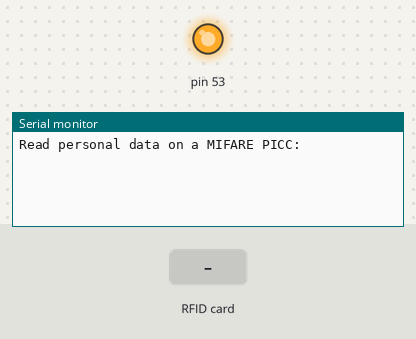
The sketch below on a simulated Arduino Mega 2560, built with avr-gcc and run on an emulated ATmega2560. On the bench: output pins drawn as LEDs (lit = HIGH), the last lines printed to the serial monitor. Inputs (shaded band) come from the test bench.

Above: at 1.2 s.
1.3 s: RFID card 5E 7A 19 C4 held to the reader
At 1.42 s:
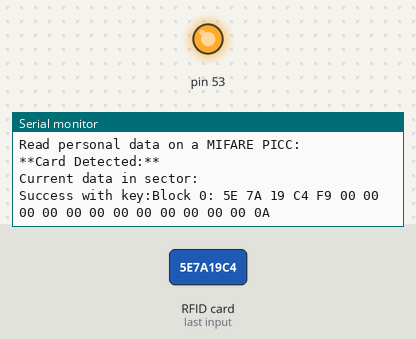
At 2.6 s:
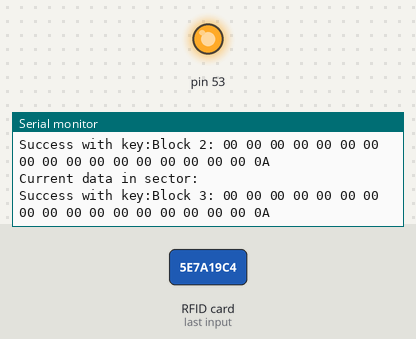

Measured:
- after the input at 1.3 s, the serial monitor: prints a new line at once (image 1)

The sketch:

sector00.ino
```cpp
/*
 * Initial Author: ryand1011 (https://github.com/ryand1011)
 *
 * Reads data written by a program such as "rfid_write_personal_data.ino"
 *
 * See: https://github.com/miguelbalboa/rfid/tree/master/examples/rfid_write_personal_data
 *
 * Uses MIFARE RFID card using RFID-RC522 reader
 * Uses MFRC522 - Library
 * -----------------------------------------------------------------------------------------
 *             MFRC522      Arduino       Arduino   Arduino    Arduino          Arduino
 *             Reader/PCD   Uno/101       Mega      Nano v3    Leonardo/Micro   Pro Micro
 * Signal      Pin          Pin           Pin       Pin        Pin              Pin
 * -----------------------------------------------------------------------------------------
 * RST/Reset   RST          9             5         D9         RESET/ICSP-5     RST
 * SPI SS      SDA(SS)      10            53        D10        10               10
 * SPI MOSI    MOSI         11 / ICSP-4   51        D11        ICSP-4           16
 * SPI MISO    MISO         12 / ICSP-1   50        D12        ICSP-1           14
 * SPI SCK     SCK          13 / ICSP-3   52        D13        ICSP-3           15
 *
 * More pin layouts for other boards can be found here: https://github.com/miguelbalboa/rfid#pin-layout
*/

#include <SPI.h>
#include <MFRC522.h>

#define RST_PIN         22//9           // Configurable, see typical pin layout above
#define SS_PIN          21//10          // Configurable, see typical pin layout above

MFRC522 mfrc522(SS_PIN, RST_PIN);   // Create MFRC522 instance

//*****************************************************************************************//
void setup() {
  Serial.begin(9600);                                           // Initialize serial communications with the PC
  SPI.begin();                                                  // Init SPI bus
  mfrc522.PCD_Init();                                              // Init MFRC522 card
  Serial.println(F("Read personal data on a MIFARE PICC:"));    //shows in serial that it is ready to read
}

/*
 * Helper routine to dump a byte array as hex values to Serial.
 */
void dump_byte_array(byte *buffer, byte bufferSize) {
    for (byte i = 0; i < bufferSize; i++) {
        Serial.print(buffer[i] < 0x10 ? " 0" : " ");
        Serial.print(buffer[i], HEX);
    }
}

//*****************************************************************************************//
void loop() {

  // Prepare key - all keys are set to FFFFFFFFFFFFh at chip delivery from the factory.
  MFRC522::MIFARE_Key key;
//  MFRC522::MIFARE_Key key = {0xa0, 0xa1, 0xa2, 0xa3, 0xa4, 0xa5};
  key.keyByte[0] = 0xa0;
  key.keyByte[1] = 0xa1;
  key.keyByte[2] = 0xa2;
  key.keyByte[3] = 0xa3;
  key.keyByte[4] = 0xa4;
  key.keyByte[5] = 0xa5;
//  for (byte i = 0; i < 6; i++) key.keyByte[i] = 0xFF;

  //some variables we need
  byte block;
  byte len;
  MFRC522::StatusCode status;

  //-------------------------------------------

  // Reset the loop if no new card present on the sensor/reader. This saves the entire process when idle.
  if ( ! mfrc522.PICC_IsNewCardPresent()) {
    return;
  }

  // Select one of the cards
  if ( ! mfrc522.PICC_ReadCardSerial()) {
    return;
  }

  Serial.println(F("**Card Detected:**"));
  byte buffer[18];
  block = 0;

  for (byte block = 0; block < 4; block++) { // block < 16 does not work
    // Serial.println(F("Authenticating using key A..."));
      status = mfrc522.PCD_Authenticate(MFRC522::PICC_CMD_MF_AUTH_KEY_A, block, &key, &(mfrc522.uid));
      if (status != MFRC522::STATUS_OK) {
           Serial.print(F("PCD_Authenticate() failed: "));
           Serial.println(mfrc522.GetStatusCodeName(status));
    //      return false;
      }

      // Show the whole sector as it currently is
      Serial.println(F("Current data in sector:"));
//      mfrc522.PICC_DumpMifareClassicSectorToSerial(&(mfrc522.uid), &key, sector);
      mfrc522.PICC_DumpMifareClassicSectorToSerial(&(mfrc522.uid), &key, block);
      Serial.println();

      // Read block
      byte byteCount = sizeof(buffer);
      status = mfrc522.MIFARE_Read(block, buffer, &byteCount);
      if (status != MFRC522::STATUS_OK) {
           Serial.print(F("MIFARE_Read() failed: "));
           Serial.println(mfrc522.GetStatusCodeName(status));
      }
      else {
          // Successful read
    //      result = true;
          Serial.print(F("Success with key:"));
    //      dump_byte_array(key.keyByte, byteCount);
          Serial.print(F("Block ")); Serial.print(block); Serial.print(F(":"));
          dump_byte_array(buffer, byteCount);
    //      dump_byte_array(buffer, 16);
          Serial.println();
  }
  }


  //-------------------------------------------

//  mfrc522.PICC_DumpDetailsToSerial(&(mfrc522.uid)); //dump some details about the card

//  mfrc522.PICC_DumpToSerial(&(mfrc522.uid));      //uncomment this to see all blocks in hex

//  //-------------------------------------------
//
//  Serial.print(F("Name: "));
//
//  byte buffer1[18];
//
//  block = 4;
//  len = 18;
//
//  //------------------------------------------- GET FIRST NAME
//  status = mfrc522.PCD_Authenticate(MFRC522::PICC_CMD_MF_AUTH_KEY_A, 4, &key, &(mfrc522.uid)); //line 834 of MFRC522.cpp file
//  if (status != MFRC522::STATUS_OK) {
//    Serial.print(F("Authentication failed: "));
//    Serial.println(mfrc522.GetStatusCodeName(status));
//    return;
//  }
//
//  status = mfrc522.MIFARE_Read(block, buffer1, &len);
//  if (status != MFRC522::STATUS_OK) {
//    Serial.print(F("Reading failed: "));
//    Serial.println(mfrc522.GetStatusCodeName(status));
//    return;
//  }
//
//  //PRINT FIRST NAME
//  for (uint8_t i = 0; i < 16; i++)
//  {
//    if (buffer1[i] != 32)
//    {
//      Serial.write(buffer1[i]);
//    }
//  }
//  Serial.print(" ");
//
//  //---------------------------------------- GET LAST NAME
//
//  byte buffer2[18];
//  block = 1;
//
//  status = mfrc522.PCD_Authenticate(MFRC522::PICC_CMD_MF_AUTH_KEY_A, 1, &key, &(mfrc522.uid)); //line 834
//  if (status != MFRC522::STATUS_OK) {
//    Serial.print(F("Authentication failed: "));
//    Serial.println(mfrc522.GetStatusCodeName(status));
//    return;
//  }
//
//  status = mfrc522.MIFARE_Read(block, buffer2, &len);
//  if (status != MFRC522::STATUS_OK) {
//    Serial.print(F("Reading failed: "));
//    Serial.println(mfrc522.GetStatusCodeName(status));
//    return;
//  }
//
//  //PRINT LAST NAME
//  for (uint8_t i = 0; i < 16; i++) {
//    Serial.write(buffer2[i] );
//  }
//
//
//  //----------------------------------------
//
//  Serial.println(F("\n**End Reading**\n"));
//
//  delay(1000); //change value if you want to read cards faster

  mfrc522.PICC_HaltA();
  mfrc522.PCD_StopCrypto1();
}
//*****************************************************************************************//
```
